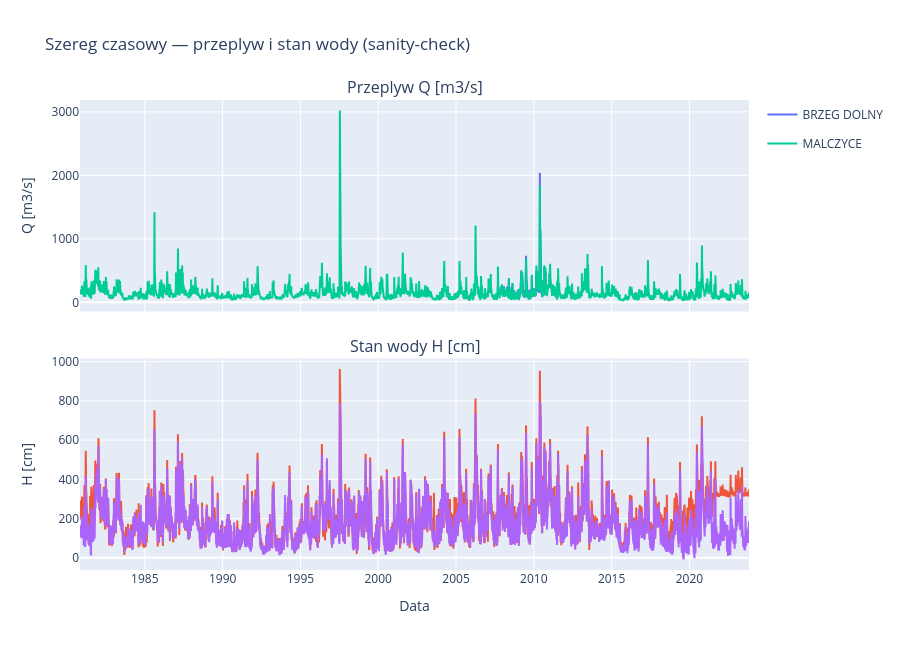

Notebook source saved alongside this figure:
### Markdown cell above
### Szereg czasowy przeplywu i stanu wody

**Prompt do LLM:**
> *"Narysuj dwa wykresy szeregow czasowych w jednej figurze (subploty 2x1):
> u gory przeplyw discharge_m3s, u dolu stan wody water_level_cm. Kolory po station_name,
> hover x unified."*

**Uzyte moduly/funkcje:** `plotly.subplots.make_subplots`, `plotly.graph_objects.Scatter`.

### Code cell
# Szereg czasowy: Q (gorny panel) i H (dolny panel)
fig = make_subplots(rows=2, cols=1, shared_xaxes=True,
    subplot_titles=['Przeplyw Q [m3/s]', 'Stan wody H [cm]'],
    vertical_spacing=0.10)
for name, sub in df.groupby('station_name'):
    fig.add_trace(go.Scatter(x=sub['date'], y=sub['discharge_m3s'],
        mode='lines', name=name, legendgroup=name), row=1, col=1)
    fig.add_trace(go.Scatter(x=sub['date'], y=sub['water_level_cm'],
        mode='lines', name=name, legendgroup=name, showlegend=False), row=2, col=1)
fig.update_yaxes(title_text='Q [m3/s]', row=1, col=1)
fig.update_yaxes(title_text='H [cm]', row=2, col=1)
fig.update_xaxes(title_text='Data', row=2, col=1)
fig.update_layout(height=650, hovermode='x unified',
    title='Szereg czasowy — przeplyw i stan wody (sanity-check)')
fig.show()

### Figure 1 — Plotly figure (JSON) as saved in the notebook; plotly's stock layout.template omitted (floating-point values rounded to 4 significant figures; data arrays with more than 128 entries replaced by an {"elided": "..."} marker saying what was removed)
{"data": [{"legendgroup": "BRZEG DOLNY", "mode": "lines", "name": "BRZEG DOLNY", "type": "scatter", "x": {"elided": "15705 str values"}, "xaxis": "x", "y": {"elided": "15705 float values"}, "yaxis": "y"}, {"legendgroup": "BRZEG DOLNY", "mode": "lines", "name": "BRZEG DOLNY", "showlegend": false, "type": "scatter", "x": {"elided": "15705 str values"}, "xaxis": "x2", "y": {"elided": "15705 float values"}, "yaxis": "y2"}, {"legendgroup": "MALCZYCE", "mode": "lines", "name": "MALCZYCE", "type": "scatter", "x": {"elided": "15705 str values"}, "xaxis": "x", "y": {"elided": "15705 float values"}, "yaxis": "y"}, {"legendgroup": "MALCZYCE", "mode": "lines", "name": "MALCZYCE", "showlegend": false, "type": "scatter", "x": {"elided": "15705 str values"}, "xaxis": "x2", "y": {"elided": "15705 float values"}, "yaxis": "y2"}], "layout": {"annotations": [{"font": {"size": 16}, "showarrow": false, "text": "Przeplyw Q [m3/s]", "x": 0.5, "xanchor": "center", "xref": "paper", "y": 1, "yanchor": "bottom", "yref": "paper"}, {"font": {"size": 16}, "showarrow": false, "text": "Stan wody H [cm]", "x": 0.5, "xanchor": "center", "xref": "paper", "y": 0.45, "yanchor": "bottom", "yref": "paper"}], "height": 650, "hovermode": "x unified", "title": {"text": "Szereg czasowy — przeplyw i stan wody (sanity-check)"}, "xaxis": {"anchor": "y", "domain": [0, 1], "matches": "x2", "showticklabels": false}, "xaxis2": {"anchor": "y2", "domain": [0, 1], "title": {"text": "Data"}}, "yaxis": {"anchor": "x", "domain": [0.55, 1], "title": {"text": "Q [m3/s]"}}, "yaxis2": {"anchor": "x2", "domain": [0, 0.45], "title": {"text": "H [cm]"}}}}
